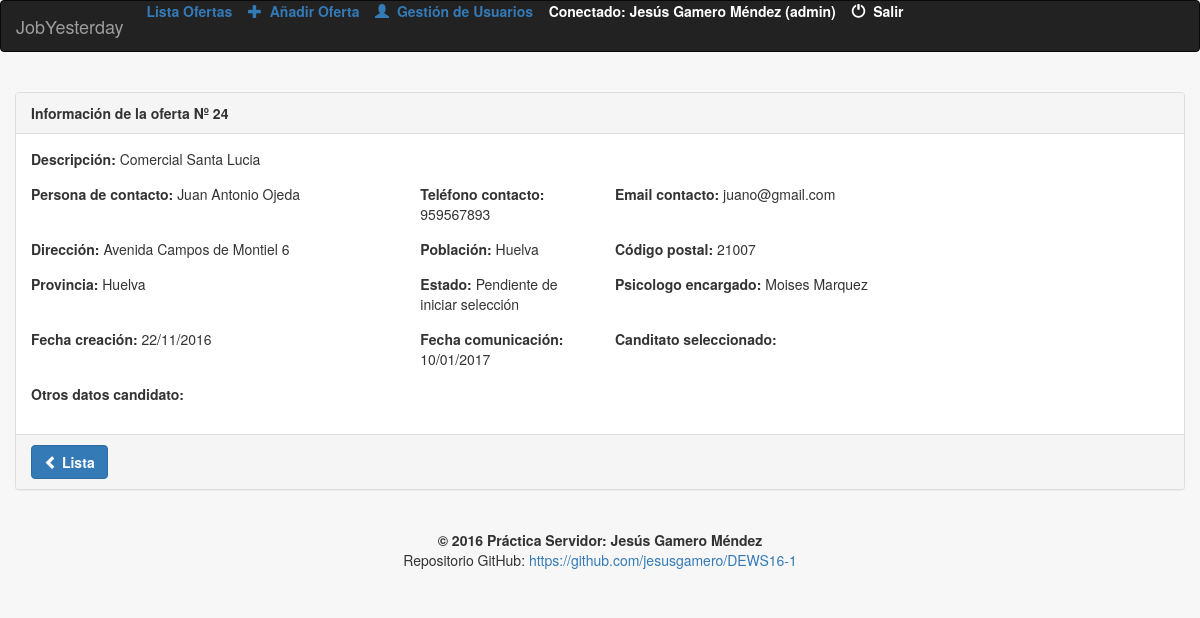
The page /app/index.php?ctrl=info&id=24 (signed in) on the database its author committed.
### tables this page shows
CREATE TABLE `oferta` (
  `idoferta` int(11) NOT NULL,
  `descripcion` varchar(250) NOT NULL,
  `persona_contacto` varchar(35) NOT NULL,
  `tlf_contacto` int(9) NOT NULL,
  `email_contacto` varchar(25) NOT NULL,
  `dir_empresa` varchar(50) DEFAULT NULL,
  `poblacion` varchar(25) DEFAULT NULL,
  `cp` varchar(5) DEFAULT NULL,
  `provincia` varchar(35) DEFAULT NULL,
  `estado` char(1) DEFAULT NULL,
  `fcreacion` date DEFAULT NULL,
  `fcomunicacion` date DEFAULT NULL,
  `psico_encar` varchar(25) DEFAULT NULL,
  `candidato` varchar(35) DEFAULT NULL,
  `des_candidato` varchar(250) DEFAULT NULL
);

CREATE TABLE `provincia` (
  `cod_provincia` int(2) NOT NULL DEFAULT '0' COMMENT 'Código de la provincia de dos digitos',
  `nombre` varchar(50) NOT NULL DEFAULT '' COMMENT 'Nombre de la provincia'
);

CREATE TABLE `usuario` (
  `cod` int(11) NOT NULL,
  `tipo` char(1) NOT NULL,
  `nombre` varchar(35) DEFAULT NULL,
  `user` varchar(10) DEFAULT NULL,
  `pass` varchar(10) DEFAULT NULL
);

### app/ctrl/info.php (called while the page is built)
<?php
	include_once(MODEL_PATH."model.php");
	include_once(HELPERS_PATH."helpers.php");
	$idoferta=$_GET["id"];
	$datosoferta=obtenerOferta($idoferta);
	include_once(VIEW_PATH."info.php");

### app/model/DB_connection.php (called while the page is built, shortened)
<?php
Class Database {
	private $link;
	private $result;
	private static $_instance;
	public static function getInstance(){
		if (!(self::$_instance instanceof self)){
			self::$_instance=new self();
		}
		return self::$_instance;
	}
	private function Conectar($conf)
	{
		$this-> link =new mysqli($conf['servidor'], $conf['usuario'], $conf['password']);
		$this->link->select_db($conf['base_datos']);
		$this->link->query("SET NAMES 'utf8'");
	}
	public function Consulta($sql)
	{
		$this->result=$this->link->query($sql);
		return $this->result;
	}
	public function LeeRegistro($result=NULL)
	{
		if (! $result)
		{
			$result=$this->result;
		}
		$this->regActual=$result->fetch_assoc();
		return $this->regActual;
	}
}

### app/model/model.php (called while the page is built, shortened)
<?php
include(MODEL_PATH."DB_connection.php");
function nombreProvincias($id)
{
	$bdatos=Database::getInstance();
	$query='SELECT p.nombre FROM provincia p WHERE p.cod_provincia='.$id;
	$res=$bdatos->Consulta($query);
	$registro=$bdatos ->LeeRegistro();
	return $registro['nombre'];
}
function obtenerOferta($id)
{
	$datos = array();
	$conex = Database::getInstance();
	$conex->Consulta("SELECT * FROM oferta WHERE idoferta = '$id'");
	while ($rs = $conex->LeeRegistro()) {
		$datos = $rs;
	}
	return $datos;
}
function nombrePsicologo($id)
{
	$bdatos=Database::getInstance();
	$query='SELECT u.nombre FROM usuario u WHERE u.cod='.$id;
	$res=$bdatos->Consulta($query);
	$registro=$bdatos ->LeeRegistro();
	return $registro['nombre'];
}

### app/helpers/helpers.php (called while the page is built, shortened)
<?php
function verEstado($estado)
{
 if ($estado=='P')
	{
	return 'Pendiente de iniciar selección';
	}
}
function formatoGregoriano($fecha_old){
	$a = explode('-',$fecha_old);
	$fecha_new = $a[2].'/'.$a[1].'/'.$a[0];
	return $fecha_new;
}

### app/view/info.php (the view)
<br><div class="container-fluid">
<div class="panel panel-default">
<div class="panel-heading"><b>Información de la oferta Nº <?= $idoferta; ?></b></div>
<div class="panel-body">
<div class="form-horizontal">
<div class="form-group">
  <div class="col-md-10"><b>Descripción: </b><?php echo $datosoferta['descripcion']; ?></div>
</div>
<div class="form-group">
  <div class="col-md-4"><b>Persona de contacto: </b><?php echo $datosoferta['persona_contacto']; ?></div>
  <div class="col-md-2"><b>Teléfono contacto: </B><?php echo $datosoferta['tlf_contacto']; ?></div>
  <div class="col-md-4"><b>Email contacto: </B><?php echo $datosoferta['email_contacto']; ?></div>
</div>
<div class="form-group">
  <div class="col-md-4"><b>Dirección: </b><?php echo $datosoferta['dir_empresa']; ?></div>
  <div class="col-md-2"><b>Población: </b><?php echo $datosoferta['poblacion']; ?></div>
  <div class="col-md-2"><b>Código postal: </b><?php echo $datosoferta['cp']; ?></div>
</div>
<div class="form-group">
  <div class="col-md-4"><b>Provincia: </b><?php echo nombreProvincias($datosoferta['provincia']); ?></div>
  <div class="col-md-2"><b>Estado: </b><?php echo verEstado($datosoferta['estado']); ?></div>
  <div class="col-md-4"><b>Psicologo encargado: </b><?php echo nombrePsicologo($datosoferta['psico_encar']); ?></div>
</div>
<div class="form-group">
  <div class="col-md-4"><b>Fecha creación: </b><?php echo formatoGregoriano($datosoferta['fcreacion']); ?></div>
  <div class="col-md-2"><b>Fecha comunicación: </b><?php echo formatoGregoriano($datosoferta['fcomunicacion']); ?></div>
  <div class="col-md-4"><b>Canditato seleccionado: </b><?php echo $datosoferta['candidato']; ?></div>
</div>
<div class="form-group">
  <div class="col-md-10"><b>Otros datos candidato: </b><?php echo $datosoferta['des_candidato']; ?></div>
</div>
</div>
</div>
<div class="panel-footer"><a href="?ctrl=list" class="btn btn-primary"><span class="glyphicon glyphicon-chevron-left"></span>&nbsp;<b>Lista</b></a></div>
</div>
</div>

### rows shown on the page
oferta: descripcion "Comercial Santa Lucia", persona_contacto "Juan Antonio Ojeda", tlf_contacto "959567893", email_contacto "juano@gmail.com", dir_empresa "Avenida Campos de Montiel 6", poblacion "Huelva", cp "21007", provincia.nombre "Huelva", estado "Pendiente de iniciar selección", psico_encar.nombre "Moises Marquez", fcreacion "22/11/2016", fcomunicacion "10/01/2017"

### other values the page prints
$_SESSION['nombre'] "Jesús Gamero Méndez"
$_SESSION['usuario'] "admin"
$idoferta "24"
